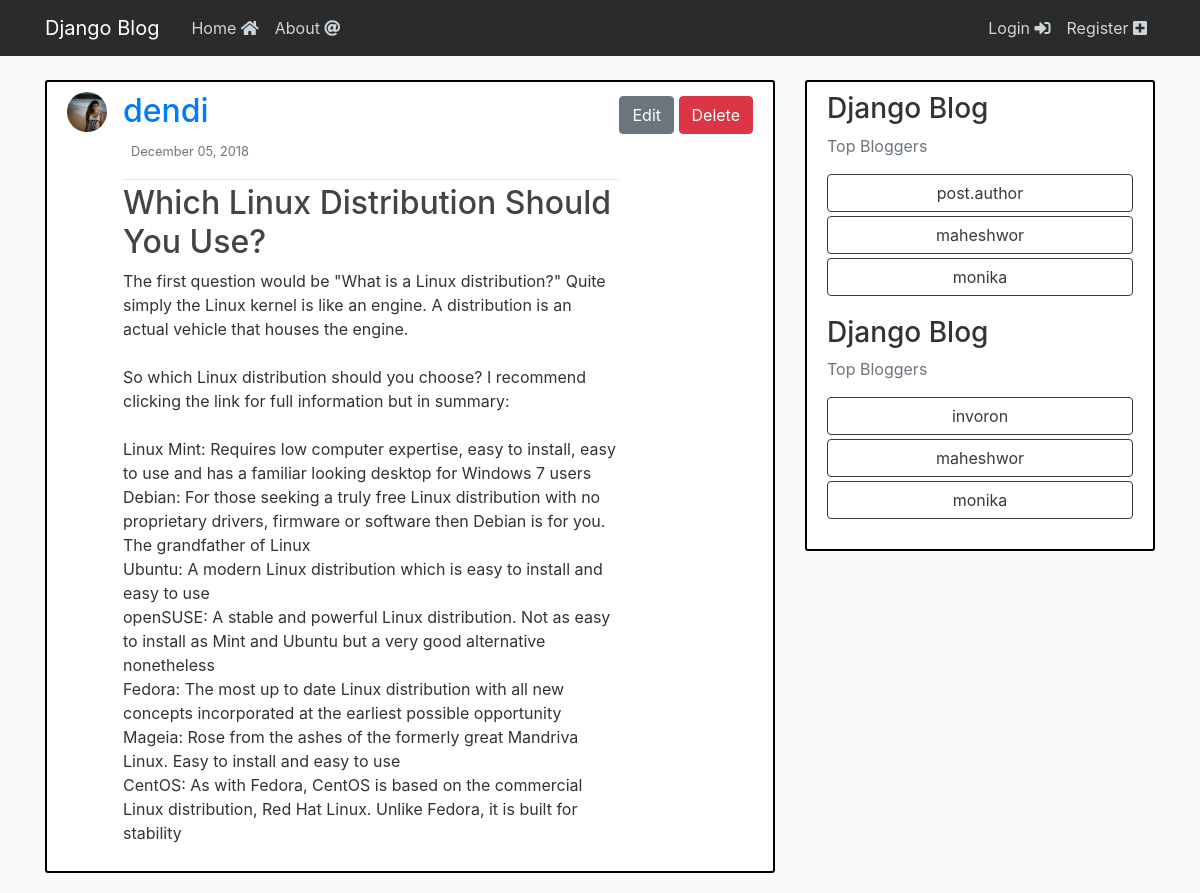
Screenshot of /post/15/ with the database file from the repository.
### blog/models.py (models this page shows, shortened)
class Post(models.Model):  #fields here
    title = models.CharField(max_length=100)
    content = models.TextField()
    date_posted = models.DateTimeField(default=timezone.now)
    author = models.ForeignKey(User, on_delete=models.CASCADE)
    tags = models.CharField(max_length=50,default="django-blog")

### users/models.py (models this page shows, shortened)
class Profile(models.Model): #inherit models.Models
    user =  models.OneToOneField(User,on_delete=models.CASCADE)
    image = models.ImageField(default='default.jpg',upload_to='profile_pics')

### blog/views.py (the view)
# urls.py: path('post/<int:pk>/', PostDetailView.as_view(), name='post-detail'),
class PostDetailView(DetailView):
    model = Post

### blog/templates/blog/post_detail.html (shortened to what this page needs)
{% extends "blog/base.html" %}
{% block content %}
        <article class="media content-section">
          <img class="rounded-circle article-img" src="{{ object.author.profile.image.url }}">
          <div class="media-body">
            <div class="article-metadata">
                <a class="mr-2" href="{% url 'user-posts' object.author.username %}"><h2>{{ object.author }}</h2></a>
              <small class="text-muted">{{ object.date_posted|date:"F d, Y" }}</small><p>
            </div>
            <h2 class="article-title" > {{ object.title }}</h2>
            <p class="article-content">{{ object.content }}</p>
          </div>
          <div>
                  <a class="btn btn-secondary btn-md  mt-1 mb-1" href="{% url 'post-update' object.id %}">Edit</a>
                  <a class="btn btn-danger btn-md mt-1 mb-1" href="{% url 'post-delete' object.id %}">Delete</a>
          </div>
        </article>
{% endblock content %}

### blog/static/blog/main.css (style rules this page uses)
body { background: #fafafa; color: #333333; margin-top: 5rem; }
.content-section { background: #ffffff; padding: 10px 20px; border: 2px solid #000000; border-radius: 3px; margin-bottom: 20px; }
.article-title { color: #444444; }
.article-content { white-space: pre-line; }
.article-img { height: 40px; width: 40px; margin-right: 16px; }
.article-metadata { padding-bottom: 1px; margin-bottom: 4px; border-bottom: 1px solid #e3e3e3 }

### rows the page displays
Post: author.profile.image (placeholder picture), author "dendi", date_posted "December 05, 2018", title "Which Linux Distribution Should You Use?", content "The first question would be \"What is a Linux distribution?\" Quite simply the Linux kernel is like an engine. A distribution is an actual vehicle that houses the engine. So which Linux distribution should you choose? I recommend clicking the link for full information but in summary: Linux Mint: Requires low computer expertise, easy to install, easy to use and has a familiar looking desktop for Windows 7 users Debian: For those seeking a truly free Linux distribution with no proprietary drivers, firmware or software then Debian is for you. The grandfather of Linux Ubuntu: A modern Linux distribution which is easy to install and easy to use openSUSE: A stable and powerful Linux distribution.…"
